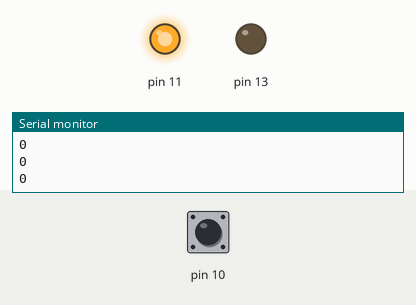
A sketch run on a simulated Arduino Uno, built with avr-gcc and run on an emulated ATmega328P. Parts: output pins drawn as LEDs (lit = HIGH), the last lines printed to the serial monitor. The inputs (shaded band) are chosen by the test bench; at power-on: pin 10 LOW.

Above: at 1.8 s.
1.9 s: pin 10 pulsed HIGH 2 times (0.12 s each, 0.3 s apart)
At 5.4 s:
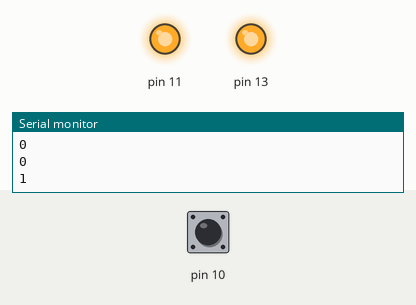
5.5 s: pin 10 driven HIGH
At 6.9 s:
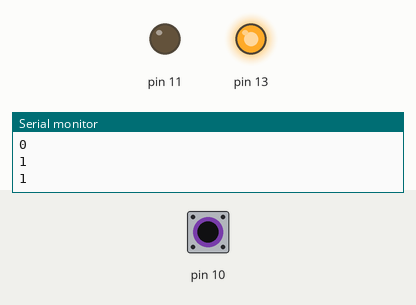
7.5 s: pin 10 driven LOW
At 11.5 s:
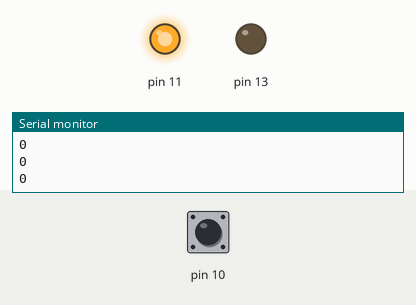
Timing chart, 0 to 13.0 s (numbered marks = the images above; inputs shaded):
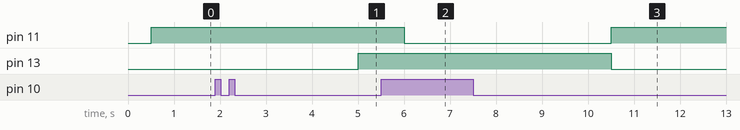

The sketch:

code.ino
```cpp
void setup() {
  Serial.begin(9600);
  pinMode(13, OUTPUT);
  pinMode(11, OUTPUT);
  pinMode(10, INPUT);
}

void loop() {
  long s1 = digitalRead(10);
  Serial.println(s1);

  if (s1 == HIGH) {
    delay(3000);
    digitalWrite(13, HIGH);
    delay(1000);
    digitalWrite(11, LOW);
  } else {
    delay(500);
    digitalWrite(13, LOW);
    digitalWrite(11, HIGH);
  }
}
```

Measured:
- after the input at 1.9 s, pin 13: LOW → HIGH after 3.1 s
- after the input at 5.5 s, pin 11: goes on until 6.0 s, then stays LOW; pin 13: stays HIGH (without the input it goes to LOW after 1.0 s)
- after the input at 7.5 s, pin 11: LOW → HIGH after 3.0 s; pin 13: HIGH → LOW after 3.0 s
